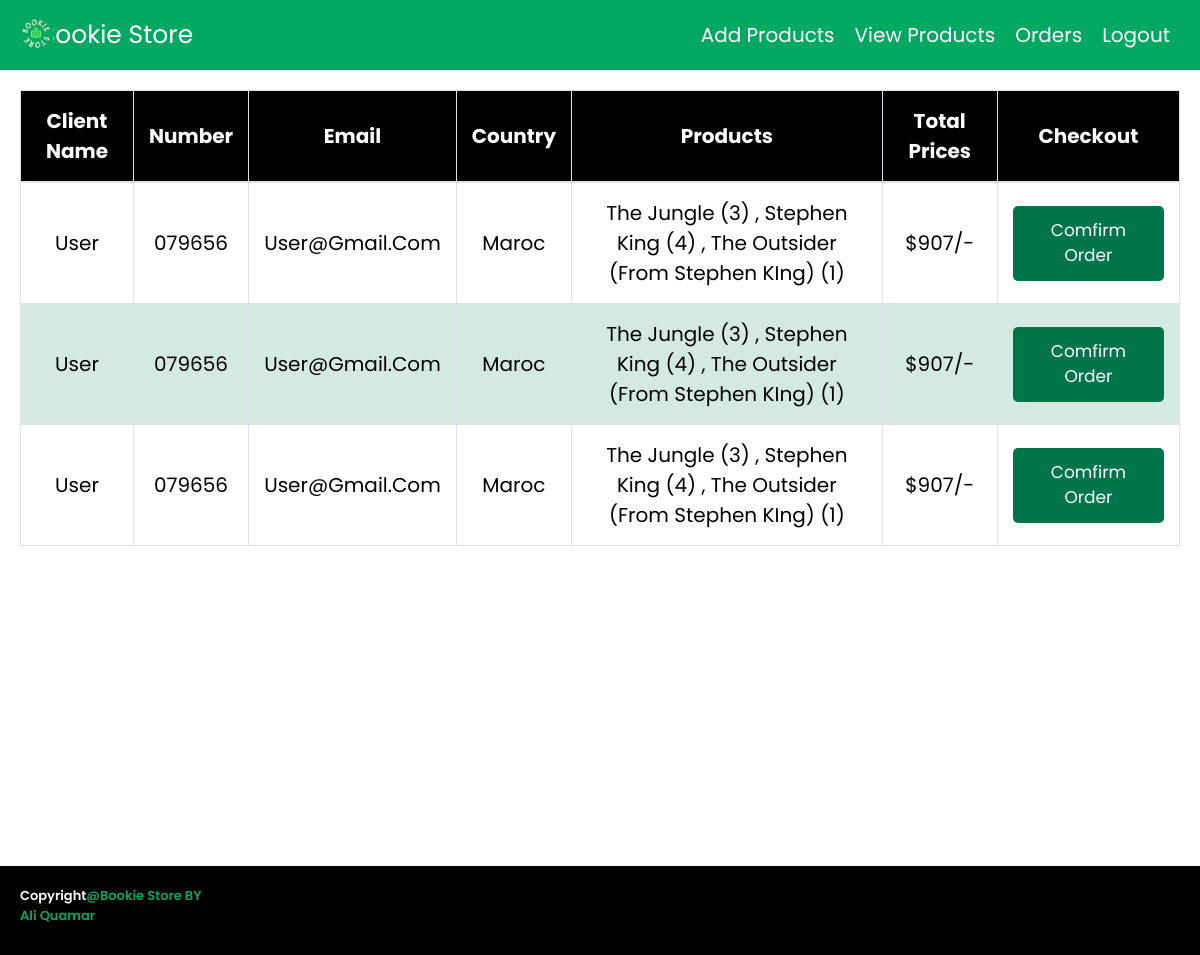
/orders.php, run on the app's committed database.
### tables this page shows
CREATE TABLE `orders` (
  `id` int(100) NOT NULL,
  `user_id` int(100) NOT NULL,
  `name` varchar(100) NOT NULL,
  `number` varchar(12) NOT NULL,
  `email` varchar(100) NOT NULL,
  `method` varchar(50) NOT NULL,
  `address` varchar(500) NOT NULL,
  `total_products` varchar(1000) NOT NULL,
  `total_prices` int(100) NOT NULL,
  `placed_on` varchar(50) NOT NULL,
  `payment_status` varchar(20) NOT NULL,
  `flat` varchar(100) NOT NULL,
  `street` varchar(100) NOT NULL,
  `city` varchar(100) NOT NULL,
  `state` varchar(100) NOT NULL,
  `country` varchar(100) NOT NULL,
  `pin_code` int(100) NOT NULL
);

### orders.php (the view, shortened to what this page needs)
<?php
@include 'config.php';
?>
<!DOCTYPE html>
<html lang="en">
<head>
    <link rel="stylesheet" href="css/style.css">
    <link rel="stylesheet" href="https://cdnjs.cloudflare.com/ajax/libs/twitter-bootstrap/4.5.2/css/bootstrap.css">
    <link rel="stylesheet" href="https://cdnjs.cloudflare.com/ajax/libs/font-awesome/6.0.0/css/all.min.css">
</head>
<body>
<?php include 'header_admin.php'; ?>
<section class="display-product-table">
<table class="table-bordered">
   <thead>
      <th>Client Name </th>
      <th>Number </th>
      <th>Email </th>
      <th>Country </th>
      <th>Products </th>
      <th>Total Prices </th>
      <th>Checkout </th>
   </thead>
   <tbody>
      <?php
         $select_orders = mysqli_query($conn, "SELECT * FROM `orders`");
         if(mysqli_num_rows($select_orders) > 0){
            while($row = mysqli_fetch_assoc($select_orders)){
      ?>
      <tr>
         <td><?php echo $row['name']; ?></td>
         <td><?php echo $row['number']; ?></td>
         <td><?php echo $row['email']; ?></td>
         <td><?php echo $row['country']; ?></td>
         <td><?php echo $row['total_products']; ?></td>
         <td>$<?php echo $row['total_prices']; ?>/-</td>
         <td><a href="orders.php?delete=<?php echo $row['id']; ?>" class="delete-btn" onclick="return confirm('After this action the order will be deleted  are your sure you want to delete this?');">  comfirm order </a></td>
      </tr>
      <?php
         };
         }else{
            echo "<div class='empty'>no order added</div>";
         };
      ?>
   </tbody>
</table>
</section>
<footer  class="footer">
        <p  href="#"  class=" footer-title">Copyright<span>@Bookie Store BY <br> Ali quamar</span>   </p>
    </footer>
</body>
</html>

### css/style.css (style rules this page uses)
:root { --blue:#2980b9; --red:tomato; --bluea:rgb(36, 168, 245); --black:#333; --white:#fff; --orange:rgb(255, 132, 0); --bg-color:#eee; --dark-bg:rgba(0,0,0,.7); --box-shadow:0 .5rem 1rem rgba(0,0,0,.1); --border:.1rem solid #999; --True : #ffffff; --Cool :#f9f9f9; --Warm :#f2f0eb; --Ceramic :#edebe9; --True :#000000; --cofee : #006241; --Apron :#00a862; --Accent :#00754A; --Light :#d4e9e2; }
* { font-family: 'Poppins', sans-serif; margin:0; padding:0; box-sizing: border-box; outline: none; border:none; text-decoration: none; text-transform: capitalize; }
html { font-size: 62.5%; overflow-x: hidden; }
section { padding:2rem; }
.btn, .option-btn, .delete-btn { display: block; width: 100%; text-align: center; background-color: var(--Apron); color:var(--white); font-size: 1.7rem; padding:1.2rem 3rem; border-radius: .5rem; cursor: pointer; margin-top: 1rem; }
.delete-btn { margin-top: 0; background-color: var(--Accent); }
.display-product-table table { width: 100%; text-align: center; }
.display-product-table table thead th { padding:1.5rem; font-size: 2rem; background-color: var(--True); color:var(--white); max-width: 1200px; margin:0 auto; }
.display-product-table table td { padding:1.5rem; font-size: 2rem; color:var(--True); }
.display-product-table table td:first-child { padding:0; }
.display-product-table table tr:nth-child(even) { background-color: var(--Light); }
.display-product-table { margin-top: 30px; max-width: 1200px; margin:0 auto; }
::placeholder { color: rgb(60, 57, 57); opacity: 1; }
.footer { background-color: black; color: white; justify-content: space-between; align-items: center; padding: 2em; display: flex; margin-bottom: 0px; margin-top: 25%; }
.footer-title { font-size: 1.3em; font-weight: 600; }
.footer-title span { color: #00a862; }

### data on the page
orders: name "User", number "079656", email "User@gmail.com", country "Maroc", total_products "The Jungle (3) , Stephen King (4) , The Outsider (From Stephen KIng) (1)", total_prices "907"
orders: name "User", number "079656", email "User@gmail.com", country "Maroc", total_products "The Jungle (3) , Stephen King (4) , The Outsider (From Stephen KIng) (1)", total_prices "907"
orders: name "User", number "079656", email "User@gmail.com", country "Maroc", total_products "The Jungle (3) , Stephen King (4) , The Outsider (From Stephen KIng) (1)", total_prices "907"
